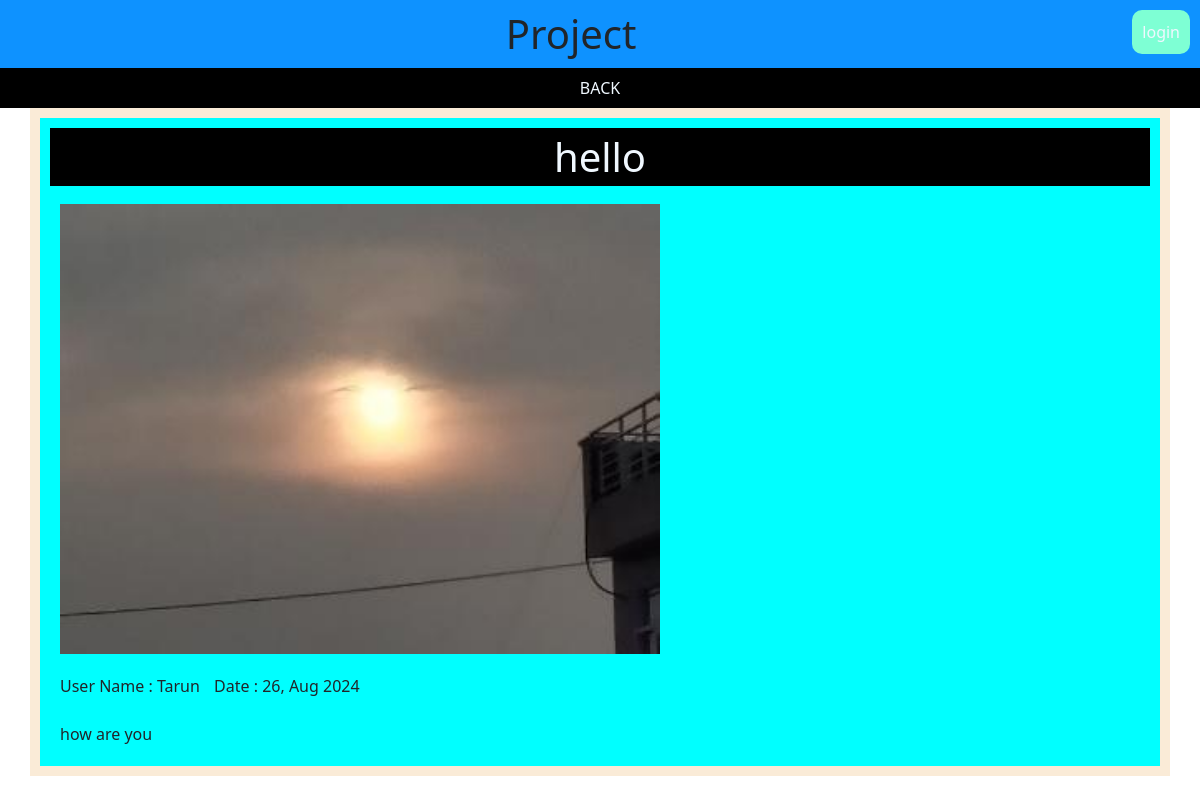
Screenshot of /single.php?id=3 with the database file from the repository.
### tables this page shows
CREATE TABLE IF NOT EXISTS `post` (
  `post_id` int NOT NULL AUTO_INCREMENT,
  `username` varchar(100) NOT NULL,
  `title` varchar(100) NOT NULL,
  `description` varchar(250) NOT NULL,
  `date` varchar(50) NOT NULL,
  `image` varchar(100) NOT NULL,
  PRIMARY KEY (`post_id`)
);

### config/dal.php (called while the page is built, shortened)
<?php
function getConnection(){
 $cn=mysqli_connect(SERVER,USER,PWD) OR die("could not connet to server");
 return($cn);
}
function get_single_data($id){
  $cn=getConnection();
    $sql="SELECT * FROM post WHERE post_id='$id' ";
    $result1=mysqli_query($cn,$sql) or die("add post query failed");
    return($result1);
}
?>

### single.php (the view)
<?php include_once 'includes/header1.php';
 include_once 'config/dal.php';
$id=$_GET['id'];
$result=get_single_data($id);
?>
<link rel="stylesheet" type="text/css" media="screen" href="css/bootstrap.min.css">
<link rel="stylesheet" type="text/css" media="screen" href="css/single.css">
<div class="container" id="container">
    <div class="col-md-12 col-sm-12" id="contentdiv">
        <div class="row">
        <?php if(mysqli_num_rows($result)>0){
            while($row=mysqli_fetch_assoc($result)){
            ?>
          <div class="col-md-12 col-sm-12" >
            <h1 style="background-color: black; color:aliceblue;padding:5px;text-align:center;"><?php echo $row['title'];?></h1>
          <div class="col-md-12 col-sm-12" id="imgdiv">
          <img style="height:100%; width:600px;" src="admin/uploads/<?php echo $row['image'];?>" >
            </div>
            <div class="col-md-12 col-sm-12" id="contentdiv1" >
                <div class="col-md-12 col-sm-12">
                <ul>
                        <li id="li">User Name : <?php echo $row['username'];?></li>
                        <li id="li">   Date : <?php echo $row['date'];?></li>
                        </ul>
                </div><br>
                <div class="col-md-12 col-sm-12">
                <?php echo $row['description'];?>
                </div>
            </div>
          </div>
              <?php
             }
            }
            ?>
        </div>
    </div>
</div>

### css/header1.css (style rules this page uses)
* { margin: 0; padding: 0; box-sizing: border-box; }

### css/single.css (style rules this page uses)
* { margin: 0; padding: 0; box-sizing: border-box; }
#container { background-color: antiquewhite; padding: 10px; }
#contentdiv { background-color: aqua; padding: 10px; }
#contentdiv1 { padding: 10px; }
#imgdiv { padding: 10px; }
ul { list-style: none; margin: 0; padding: 0; }
#li { list-style: none; margin-right: 10px; display: inline-block; }

### rows the page displays
post: title "hello", image (picture), username "Tarun", date "26, Aug 2024", description "how are you"
